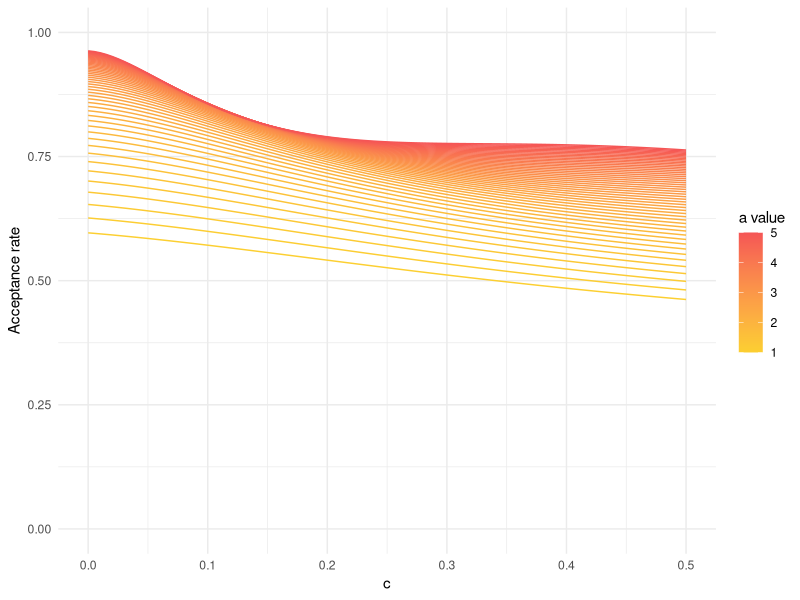

Write R code to recreate this figure.
get_acceptance_rate = function(a, b) {
  target = function(x) {
    x / (1 + x ^ 2) * exp(-a ^ 2 * (x - b) ^ 2)
  }
  
  sd = sqrt(0.5) / a
  m = b
  
  # breaking integrals into more parts helps numerical stability
  f_area1 = integrate(target, lower = 0, upper = m)$value
  f_area2 = integrate(target, lower = m, upper = Inf)$value
  f_area = f_area1 + f_area2
  stopifnot(f_area > 1e-10) # warning for underflow
  
  g_area1 = (0.5 - pnorm(0, mean = b, sd = sd)) * sqrt(pi) / a * b / (1 + b^2)
  g_area2 =  0.5 / a^2 + 0.5 * sqrt(pi) / a * b
  g_area = g_area1 + g_area2
  
  return(f_area / g_area)
}

###################################
library(ggplot2)
library(dplyr)
library(purrr)

b <- seq(0, 0.5, length.out = 100)
as <- seq(1, 5, length.out = 50)

# Create a dataframe
df <- map_df(as, ~{
  data.frame(
    a = .x,
    b = b,
    acceptance_rate = sapply(b, get_acceptance_rate, a = .x)
  )
})

# Plot
ggplot(df, aes(x=b, y=acceptance_rate, color=a, group=a)) +
  geom_line() +
  labs(x="c", y="Acceptance rate", color="a value") +
  theme_minimal() +
  scale_y_continuous(limits = c(0, 1)) +
  scale_color_gradient(low="#FCCF31", high="#F55555")